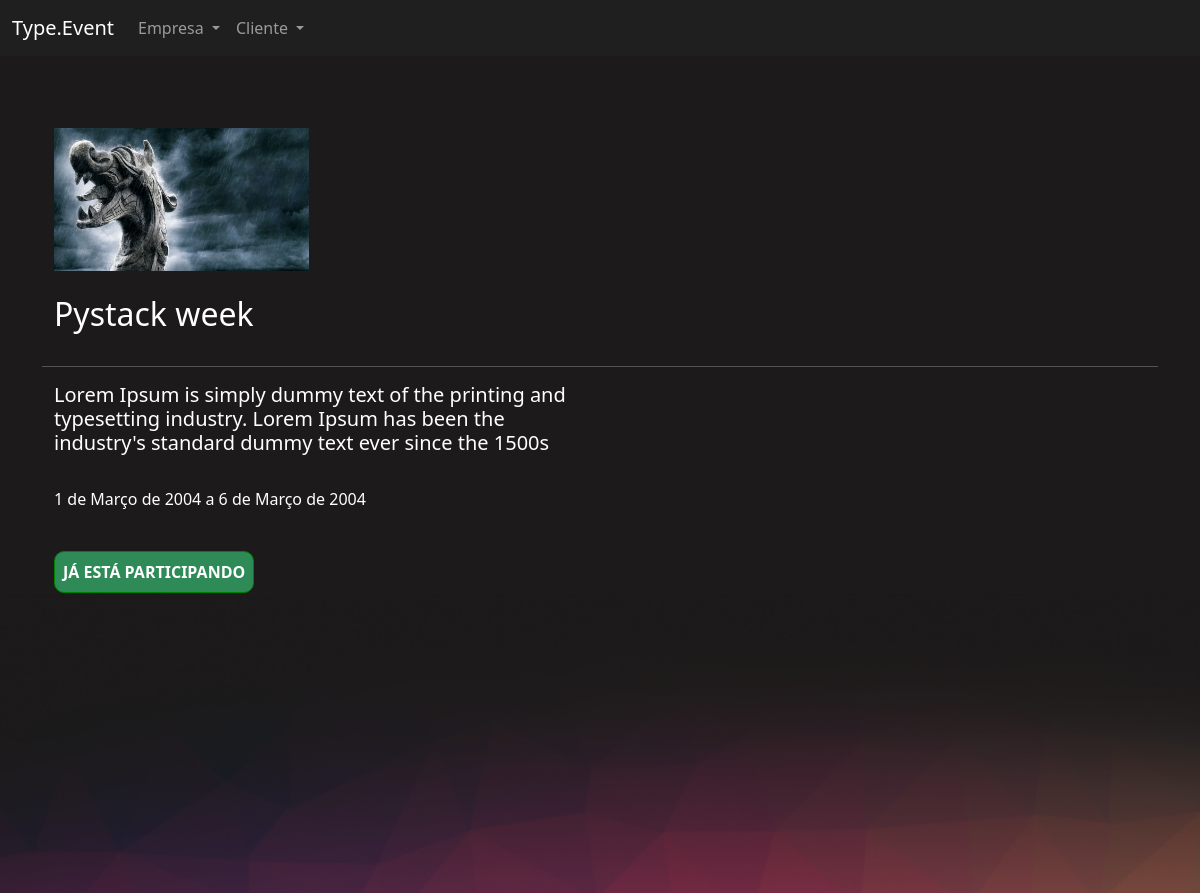
/eventos/inscrever_evento/1/ (signed in), run on the app's committed database.
### eventos/models.py (models this page shows, shortened)
class Evento(models.Model):
    criador = models.ForeignKey(User, on_delete=models.CASCADE, null=True, blank=True)
    nome = models.CharField(max_length=200)
    descricao =  models.TextField()
    data_inicio = models.DateField()
    data_termino = models.DateField()
    carga_horaria = models.IntegerField()
    logo = models.ImageField(upload_to="logos")
    participantes = models.ManyToManyField(User, related_name="evento_participante", null=True, blank = True)
    cor_principal = models.CharField(max_length=7)
    cor_secundaria = models.CharField(max_length=7)
    cor_fundo = models.CharField(max_length=7)

### eventos/views.py (the view)
# urls.py: path('inscrever_evento/<int:id>/', views.inscrever_evento, name='inscrever_evento'),
@login_required
def inscrever_evento(request, id):
    evento = get_object_or_404(Evento, id=id)
    if request.method == 'GET':
        return render(request, 'inscrever_evento.html', {'evento': evento})
    elif request.method == "POST":
        evento.participantes.add(request.user)
        evento.save()
        messages.add_message(request, constants.SUCCESS, ('Inscrição realizada com sucesso!'))
        return redirect(f'/eventos/inscrever_evento/{id}/')

### eventos/templates/inscrever_evento.html (shortened to what this page needs)
{% extends 'bases/pattern_evento.html' %}
{% block 'conteudo' %}
<div class='container'>
    <br>
    <br>
    <div class="container":>
        <div class="row">
            <div class="col-md-3">
                <br>
                <img width="100%" src="{{evento.logo.url}}">
                <br>
                <br>
                <h2>{{evento.nome}}</h2>
                <br>
            </div>
            <hr>
        </div>
        <div class="col-md-6">
            <h5>Lorem Ipsum is simply dummy text of the printing and typesetting industry. Lorem Ipsum has been the industry's standard dummy text ever since the 1500s</h5>
            <br>
            <p>{{evento.data_inicio}} a {{evento.data_termino}}</p>
            <br>
            {% if request.user in evento.participantes.all %}
                <input style="border-color: green;" type="submit" class="btn-principal" value="JÁ ESTÁ PARTICIPANDO" disabled>
            {% else%}
                <form action="{% url 'inscrever_evento' evento.id %}" method="POST">{% csrf_token %}
                    <input type="submit" class="btn-principal" value="QUERO PARTICIPAR">
                </form>
            {% endif %}
    </div>
</div>
{% endblock %}

### templates/static/general/css/base.css (style rules this page uses)
body { color: white !important; }
:root { --main-color: #201F1F; --dark-color: #1C1A1A; --contrast-color: #BE375F; --differential-color: #ED8554; }

### templates/static/evento/css/evento.css (style rules this page uses)
body { background-color: #1C1A1A; }

### templates/static/users/css/users.css (style rules this page uses)
.btn-principal { background-color: #2E8B57; border: 1px solid #2E8B57; color: white; padding: 8px; border-radius: 10px; font-weight: bold; }

### data on the page
Evento: logo (picture), nome "Pystack week", data_inicio "1 de Março de 2004", data_termino "6 de Março de 2004"
